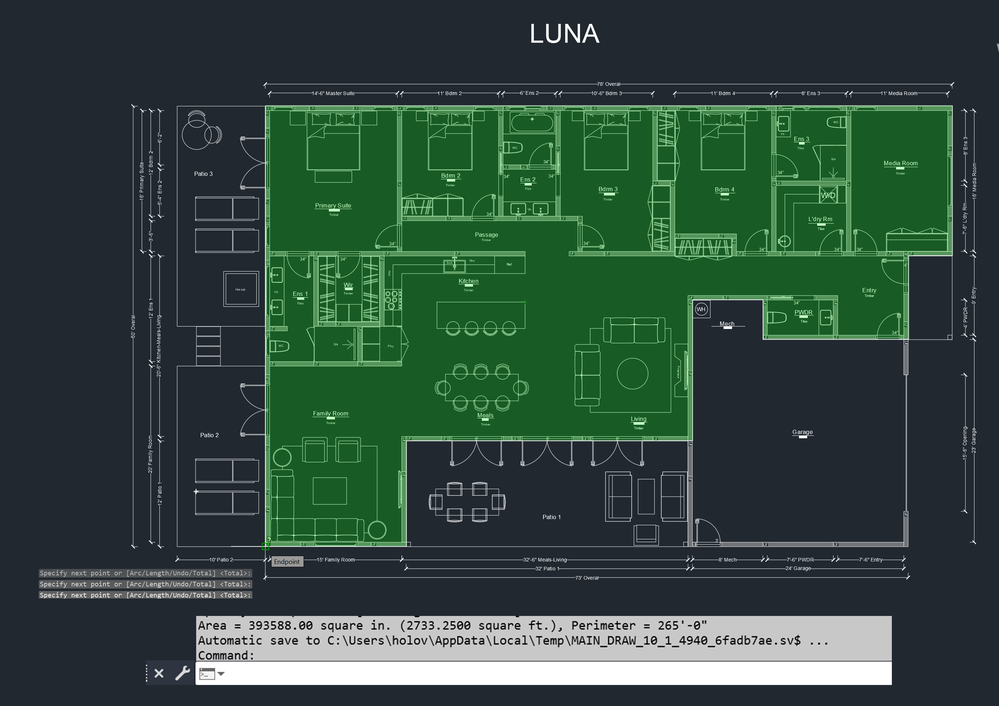
#> input picture floorplans/Luna-Conditioned.png, 999 x 706 px, shrunk from 2807 x 1983 before the run, found by its file name
$ python integrated_measurement_system.py
#> lines starting #> are read from the running program, lines starting #| are printed output that depends on the picture; after the words box and inside, x2 and y2 are one past the last pixel; in counts of white or black regions, pixels touching at a corner belong together
#!/usr/bin/env python3
"""
Integrated Floor Plan Measurement System
=========================================
Combines OCR extraction, binary conversion, and edge association.
"""

import cv2
import numpy as np
import pytesseract
from pytesseract import Output
import re
from typing import List, Dict, Tuple, Optional
import logging
from dataclasses import dataclass
import json

logging.basicConfig(level=logging.INFO)
logger = logging.getLogger(__name__)


@dataclass
class Edge:
    """Represents an edge of the floor plan."""
    start: Tuple[int, int]
    end: Tuple[int, int]
    measurement: Optional[float] = None
    orientation: str = ""  # 'horizontal' or 'vertical'

    # [12 lines left out: functions length_pixels, midpoint, not called in this run]


class IntegratedMeasurementSystem:
    """Extract measurements and associate with floor plan edges."""

    def __init__(self):
        self.edges = []
        self.measurements = []
        self.scale_factor = None

    def process_floor_plan(self, image_path: str) -> Dict:
        """
        Complete processing pipeline for floor plan.

        Returns:
            Dict with edges, measurements, and binary image
        """
        logger.info(f"Processing {image_path}")

        # Load original image
        img = cv2.imread(image_path)
#> img is the input picture: shape (706, 999, 3); mean B, G, R 61.8, 73.3, 49.3
        if img is None:
            logger.error(f"Cannot load {image_path}")
            return {}

        # Step 1: Extract measurements using OCR
        self.measurements = self._extract_measurements(img)
        logger.info(f"Found {len(self.measurements)} measurements")

        # Step 2: Create binary image preserving measurements
        binary_img, white_mask = self._create_binary_with_measurements(img)

        # Step 3: Find edges from binary image
        self.edges = self._find_edges(binary_img)
        logger.info(f"Found {len(self.edges)} edges")

        # Step 4: Associate measurements with edges
        self._associate_measurements_to_edges()

        # Step 5: Calculate scale factor
        self._calculate_scale_factor()

        # Step 6: Generate output
        result = self._generate_output(binary_img)

        # Save debug images
        self._save_debug_images(img, binary_img, white_mask)

        return result

    def _extract_measurements(self, img: np.ndarray) -> List[Dict]:
        """Extract white text measurements using multiple methods."""
        measurements = []

        # Convert to grayscale
        gray = cv2.cvtColor(img, cv2.COLOR_BGR2GRAY)
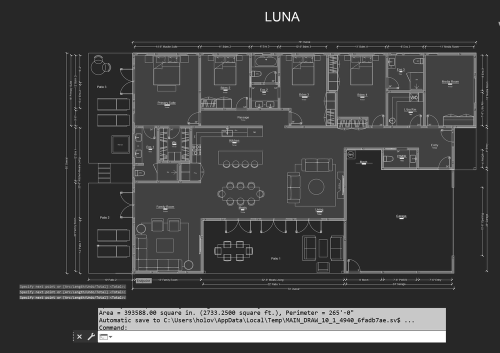
#> gray: shape (706, 999) (shown at 1/2 size); min 0, max 255, mean 64.9

        # Method 1: Direct white text extraction
        _, white_mask = cv2.threshold(gray, 200, 255, cv2.THRESH_BINARY)
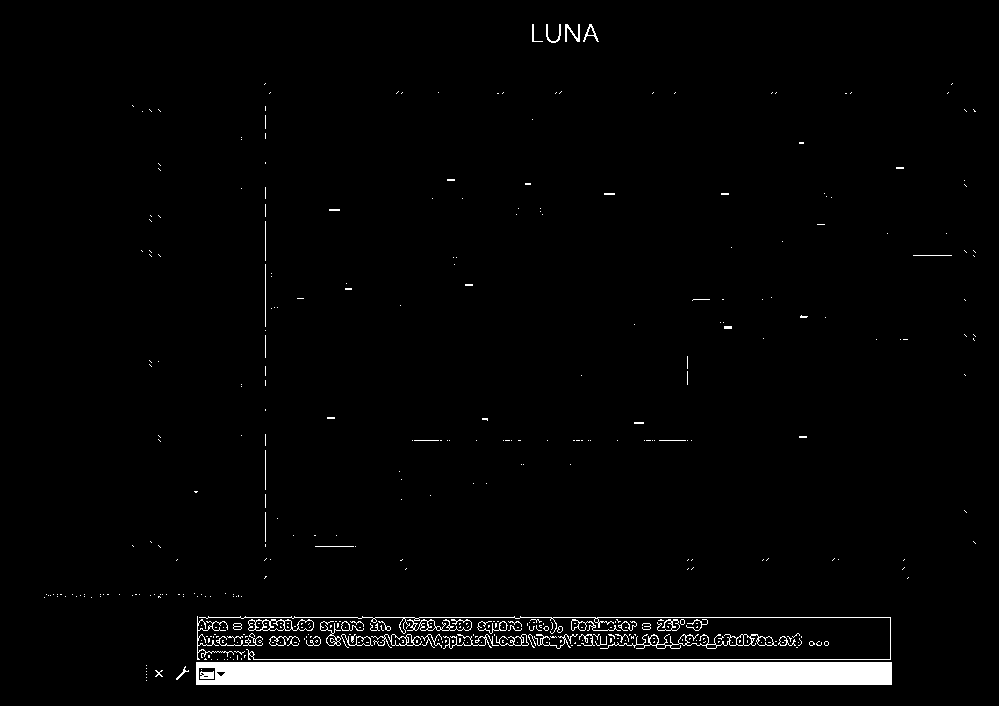
#> white_mask: shape (706, 999); 3.2% white; 429 white regions (373 under 20 px)

        # Find text regions
        contours, _ = cv2.findContours(white_mask, cv2.RETR_EXTERNAL, cv2.CHAIN_APPROX_SIMPLE)
#> contours = 397 contours, 373 with area under 20; largest, box (x1, y1, x2, y2) and area: (196, 662, 892, 685) 15290, (600, 634, 777, 649) 578, (248, 619, 314, 631) 557, (199, 616, 891, 660) 328, (371, 634, 422, 648) 208

        for contour in contours:
            x, y, w, h = cv2.boundingRect(contour)

            # Filter for text-like regions
            if 10 < w < 200 and 5 < h < 50:
                roi = gray[y:y+h, x:x+w]

                # Invert for OCR (white text → black)
                roi_inv = cv2.bitwise_not(roi)

                # OCR on region
                try:
                    text = pytesseract.image_to_string(roi_inv, config='--psm 8')
                    value = self._parse_measurement(text)

                    if value:
                        measurements.append({
                            'text': text.strip(),
                            'value': value,
                            'x': x + w//2,
                            'y': y + h//2,
                            'bbox': (x, y, w, h)
                        })
                        logger.debug(f"Found: {text.strip()} = {value}' at ({x+w//2}, {y+h//2})")
                except:
                    pass
#> this loop made 7 passes
#> (x, y, w, h) on passes 1 to 7: (146, 680, 1, 1), (146, 677, 1, 1), (146, 674, 1, 1), (146, 671, 1, 1), (155, 670, 8, 7), (146, 668, 1, 1), (176, 666, 13, 14)
#> after the loop, measurements = []

        # Method 2: Full image OCR with inversion
        inverted = cv2.bitwise_not(gray)
        data = pytesseract.image_to_data(inverted, config='--psm 11', output_type=Output.DICT)

        for i in range(len(data['text'])):
            text = str(data['text'][i]).strip()
            conf = data['conf'][i]

            if text and conf > 30:
                value = self._parse_measurement(text)
                if value:
                    measurements.append({
                        'text': text,
                        'value': value,
                        'x': data['left'][i] + data['width'][i]//2,
                        'y': data['top'][i] + data['height'][i]//2,
                        'bbox': (data['left'][i], data['top'][i], data['width'][i], data['height'][i])
                    })

        # Remove duplicates
        unique = self._deduplicate_measurements(measurements)

        return unique

    # [213 lines left out: functions _parse_measurement, _create_binary_with_measurements, _find_edges, _associate_measurements_to_edges, _perpendicular_distance_to_edge, _calculate_scale_factor and 3 more, not called in this run]


def test_integration():
    """Test the integrated system."""
    system = IntegratedMeasurementSystem()

    test_file = "/Users/nelsondsouza/Dropbox (Personal)/Mac/Documents/products/momohomes/floorplans/Luna-Conditioned.png"

    result = system.process_floor_plan(test_file)

    print("\n" + "="*70)
    print("INTEGRATED MEASUREMENT SYSTEM TEST")
    print("="*70)

    print(f"\nEdges found: {result.get('num_edges', 0)}")
    print(f"Measurements found: {result.get('num_measurements', 0)}")
    print(f"Scale factor: {result.get('scale_factor', 0):.4f} feet/pixel")
    print(f"Perimeter: {result.get('perimeter_feet', 0):.1f} feet")

    print("\nEdges with measurements:")
    for edge in result.get('edges', []):
        if edge['measurement']:
            print(f"  Edge {edge['id']}: {edge['measurement']:.1f}' ({edge['orientation']})")

    print("\nAll measurements extracted:")
    for m in result.get('measurements', [])[:10]:  # Show first 10
        print(f"  {m['text']} = {m['value']:.1f}' at ({m['x']}, {m['y']})")

    # Save result to JSON
    json_result = {k: v for k, v in result.items() if k != 'binary_image'}
    with open("measurement_result.json", "w") as f:
        json.dump(json_result, f, indent=2, default=str)

    print("\nResults saved to measurement_result.json")

    return result


if __name__ == "__main__":
    test_integration()
#> (the call stopped at in _extract_measurements, `text = pytesseract.image_to_string(roi_inv, config='--psm 8')`: pytesseract is not available in this run)

$ run again, with floorplans/Birmingham-Conditioned.png copied over floorplans/Luna-Conditioned.png
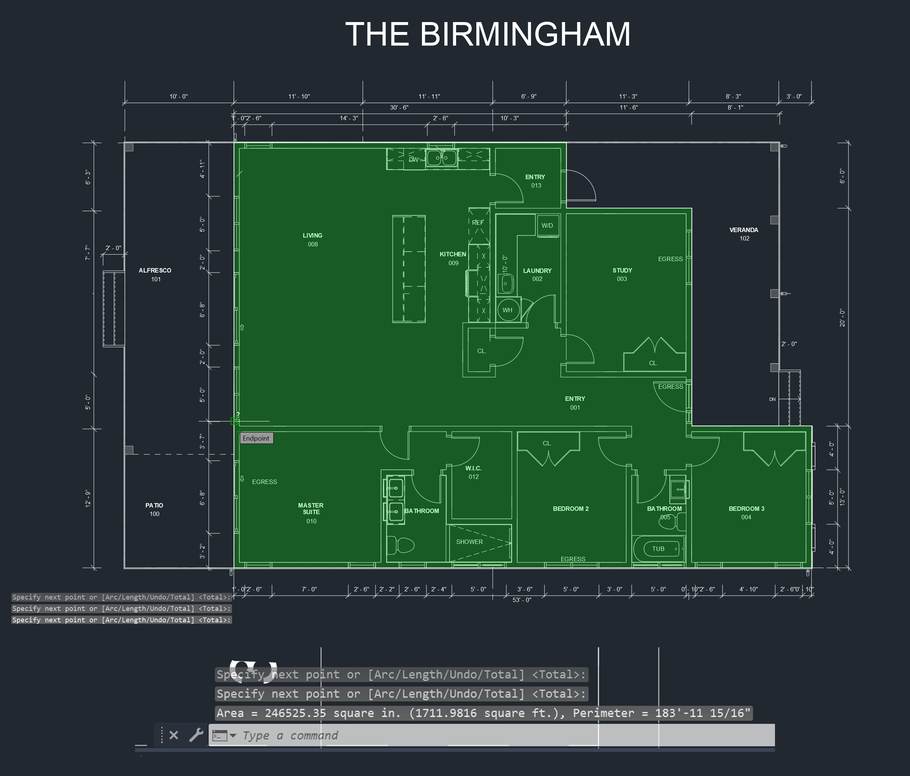
#> input picture floorplans/Birmingham-Conditioned.png, 910 x 776 px, shrunk from 2474 x 2110 before the run, found by its file name
#> in process_floor_plan, img is the input picture: shape (776, 910, 3); mean B, G, R 53.9, 64.1, 40.6
#> in _extract_measurements, `_, white_mask = cv2.threshold(gray, 200, 255, cv2.THRESH_BINARY)`:
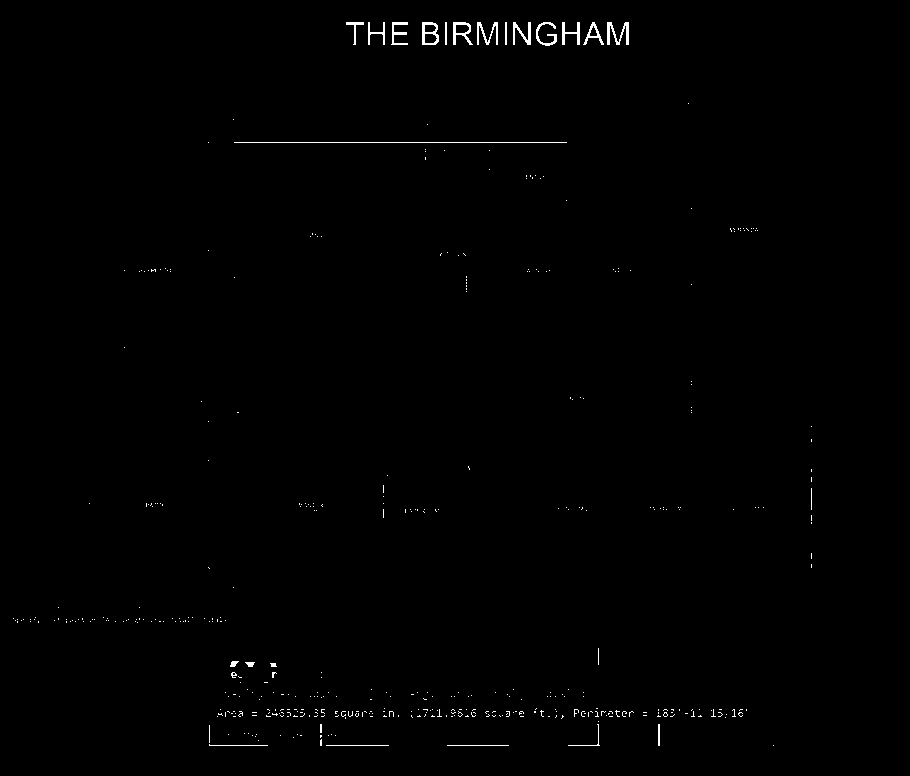
#> white_mask: shape (776, 910); 0.54% white in thin lines or dots, all inside (x1, y1, x2, y2) = (13, 22, 812, 746)
#> contours = 453 contours, 437 with area under 20; largest, box (x1, y1, x2, y2) and area: (422, 22, 439, 45) 322, (453, 22, 473, 45) 236, (607, 22, 629, 45) 144, (583, 22, 604, 45) 143, (513, 22, 531, 45) 112
#> the loop in _extract_measurements, `for contour in contours:` made 23 passes
#> (x, y, w, h) on passes 1, 5, 7, 8, 9, 10, 13, 14: (773, 745, 1, 1), (258, 740, 1, 1), (293, 737, 1, 1), (255, 736, 1, 1), (335, 735, 1, 1), (328, 735, 1, 1), (280, 735, 1, 1), (252, 735, 1, 1)
#> after the loop in _extract_measurements, `for contour in contours:`:
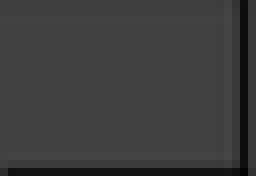
#> roi_inv: shape (22, 32) (shown 8 times larger); min 3, max 70, mean 60.7
#> after the loop in _extract_measurements, `for contour in contours:`: measurements = []
